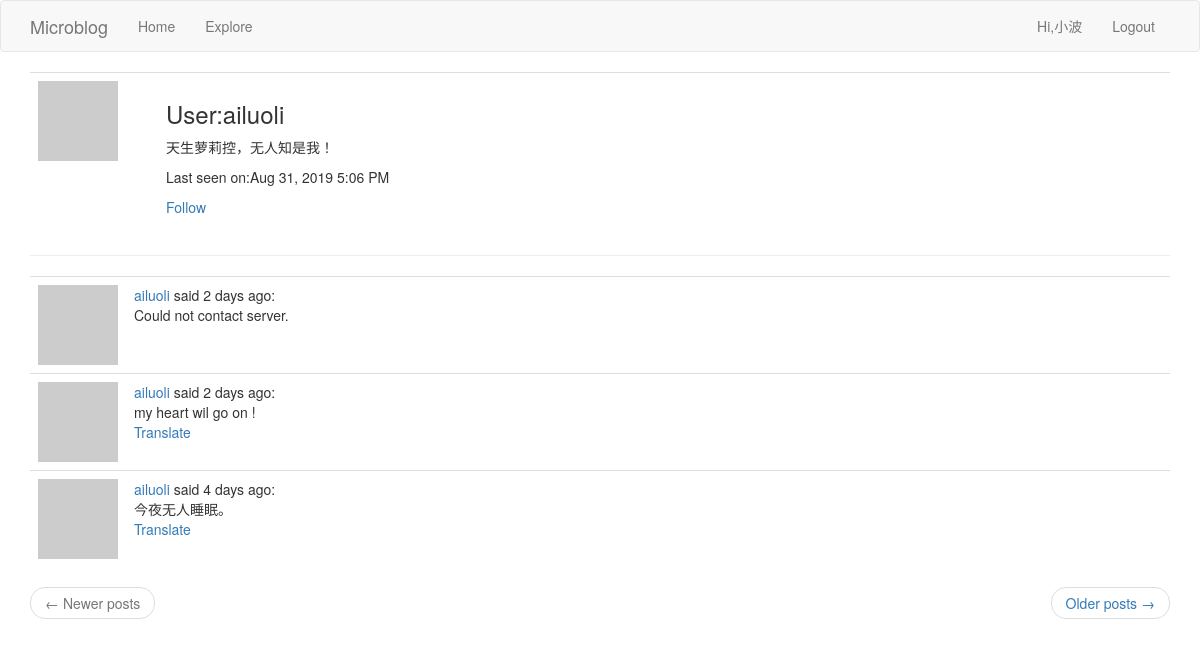
Page /user/ailuoli (signed in) on the committed database.
### app/models.py (models this page shows, shortened)
class User(UserMixin, db.Model):
	id = db.Column(db.Integer, primary_key=True)
	username = db.Column(db.String(64), index=True, unique=True)
	email = db.Column(db.String(120), index=True, unique=True)
	password_hash = db.Column(db.String(128))
	posts = db.relationship('Post', backref='author', lazy='dynamic')
	about_me = db.Column(db.String(140))
	last_seen = db.Column(db.DateTime, default=datetime.utcnow())
	followed = db.relationship(
		'User',
		secondary=followers,
		primaryjoin=(followers.c.follower_id == id),
		secondaryjoin=(followers.c.followed_id == id),
		backref=db.backref('followers', lazy='dynamic'),
		lazy='dynamic'
	)
	def avatar(self, size):
		digest = md5(self.email.lower().encode('utf-8')).hexdigest()
		return 'https://www.gravatar.com/avatar/{}?d=identicon&s={}'.format(digest, size)
	def is_following(self, user):
		return self.followed.filter(followers.c.followed_id == user.id).count() > 0

class Post(db.Model):
	id = db.Column(db.Integer, primary_key=True)
	body = db.Column(db.String(1024))
	timestamp = db.Column(db.DateTime, index=True, default=datetime.utcnow)
	user_id = db.Column(db.Integer, db.ForeignKey('user.id'))
	language = db.Column(db.String(5))

### app/routes.py (the view)
@app.route('/user/<username>')
@login_required
def user(username):
	user = User.query.filter_by(username=username).first_or_404()
	page = request.args.get('page', 1, type=int)
	posts = user.posts.order_by(Post.timestamp.desc()).paginate(page, app.config['POSTS_PER_PAGE'], False)
	prev_url = url_for('user', username=username, page=posts.prev_num) if posts.has_prev else None
	next_url = url_for('user', username=username, page=posts.next_num) if posts.has_next else None
	return render_template('user.html', title=_('Profile'), user=user, posts=posts.items, next_url=next_url,
						   prev_url=prev_url)

### app/models.py (called while the page is built)
@login.user_loader
def load_user(user_id):
	return User.query.get(int(user_id))

### app/routes.py (called while the page is built)
@app.before_request
def before_request():
	if current_user.is_authenticated:
		current_user.last_seen = datetime.utcnow()
		db.session.commit()
	g.locale = 'zh_CN' if str(get_locale()).startswith('zh') else str(get_locale())

### app/templates/user.html (shortened to what this page needs)
{% extends 'base.html' %}
{% block app_content %}
    <table class="table">
        <tr>
            <td width="128px"><img src="{{ user.avatar(128) }}"></td>
            <td>
                <h3>{{ _('User:') }}{{ user.username }}</h3>
                {% if user.about_me %}
                    <p>{{ user.about_me }}</p>
                {% endif %}
                {% if user.last_seen %}
                    <p>{{ _('Last seen on:') }}{{ moment(user.last_seen).format('lll') }}</p>
                {% endif %}
                {% if user==current_user %}
                    <p>
                        <a href="{{ url_for('edit_profile') }}">{{ _('Edit your profile') }}</a>
                    </p>
                {% elif not current_user.is_following(user) %}
                    <p>
                        <a href="{{ url_for('follow', username=user.username) }}">{{ _('Follow') }}</a>
                    </p>
                {% else %}
                    <p>
                        <a href="{{ url_for('unfollow', username=user.username) }}">{{ _('Unfollow') }}</a>
                    </p>
                {% endif %}
            </td>
        </tr>
    </table>
    <hr>
    <table class="table table-hover">
        {% for post in posts %}
            {% include '_post.html' %}
        {% endfor %}
    </table>
    <nav aria-label="...">
        <ul class="pager">
            <li class="previous{% if not prev_url %} disabled{% endif %}">
                <a href="{{ prev_url or '#' }}">
                    <span aria-hidden="true">&larr;</span> {{ _('Newer posts') }}
                </a>
            </li>
            <li class="next{% if not next_url %} disabled{% endif %}">
                <a href="{{ next_url or '#' }}">
                    {{ _('Older posts') }} <span aria-hidden="true">&rarr;</span>
                </a>
            </li>
        </ul>
    </nav>
{% endblock %}

### app/templates/base.html (shortened to what this page needs)
{% extends "bootstrap/base.html" %}
{% block navbar %}
    <nav class="navbar navbar-default">
        <div class="container">
            <div class="navbar-header">
                <a class="navbar-brand" href="{{ url_for('index') }}">Microblog</a>
            </div>
            <div class="collapse navbar-collapse" id="bs-example-navbar-collapse-1">
                <ul class="nav navbar-nav">
                    <li><a href="{{ url_for('index') }}">{{ _('Home') }}</a></li>
                    <li><a href="{{ url_for('explore') }}">{{ _('Explore') }}</a></li>
                </ul>
                <ul class="nav navbar-nav navbar-right">
                    {% if current_user.is_anonymous %}
                        <li><a href="{{ url_for('login') }}">{{ _('Login') }}</a></li>
                    {% else %}
                        <li>
                            <a href="{{ url_for('user', username=current_user.username) }}">{{ _('Hi,%(username)s',username=current_user.username) }}</a>
                        </li>
                        <li><a href="{{ url_for('logout') }}">{{ _('Logout') }}</a></li>
                    {% endif %}
                </ul>
            </div>
        </div>
    </nav>
{% endblock %}
{% block content %}
    <div class="container">
        {% block app_content %}{% endblock %}
    </div>
{% endblock %}

### app/templates/_post.html (shortened to what this page needs)
<tr align="top">
    <td width="70px">
        <a href="{{ url_for('user', username=post.author.username) }}">
            <img src="{{ post.author.avatar(70) }}">
        </a>
    </td>
    <td>
        {{ _('%(username)s said %(when)s', username=user_link, when=moment(post.timestamp).fromNow()) }}:
        <br>
        <span id="post{{ post.id }}">{{ post.body }}</span>
        {% if post.language != g.locale %}
            <br>
            <span id="translate{{ post.id }}">
                 <a href="javascript:translate('#post{{ post.id }}','#translate{{ post.id }}','{{ post.language }}','{{ g.locale }}')">{{ _('Translate') }}</a>
            </span>
        {% endif %}
    </td>
</tr>

### rows in the picture
User: username "ailuoli", about_me "天生萝莉控，无人知是我！", last_seen "Aug 31, 2019 5:06 PM"
Post: body "Could not contact server."
Post: body "my heart wil go on !"
Post: body "今夜无人睡眠。"
